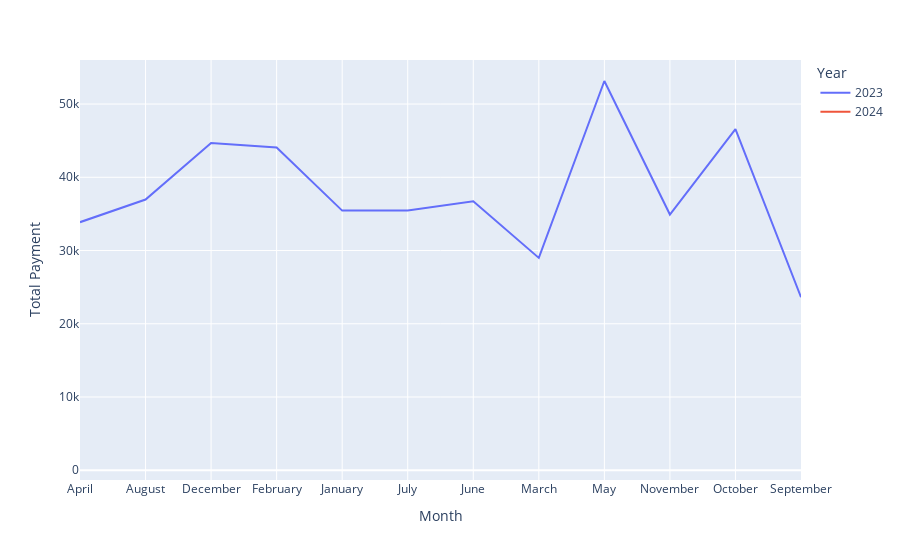

The cell this chart's notebook holds for it:
### Code cell
df4 = df.groupby(['Month', 'Year'])['Total_Payment'].sum().reset_index()
fig = px.line(df4, x='Month', y='Total_Payment', color='Year')
fig.update_xaxes(title='Month')
fig.update_yaxes(title='Total Payment')

### Figure 1 — Plotly figure (JSON) as saved in the notebook; plotly's stock layout.template omitted (floating-point values rounded to 4 significant figures)
{"data": [{"hovertemplate": "Year=2023<br>Month=%{x}<br>Total_Payment=%{y}<extra></extra>", "legendgroup": "2023", "line": {"color": "#636efa", "dash": "solid"}, "marker": {"symbol": "circle"}, "mode": "lines", "name": "2023", "orientation": "v", "showlegend": true, "type": "scatter", "x": ["April", "August", "December", "February", "January", "July", "June", "March", "May", "November", "October", "September"], "xaxis": "x", "y": [33870, 36960, 44690, 44060, 35450, 35465, 36715, 28990, 53150, 34920, 46580, 23620], "yaxis": "y"}, {"hovertemplate": "Year=2024<br>Month=%{x}<br>Total_Payment=%{y}<extra></extra>", "legendgroup": "2024", "line": {"color": "#EF553B", "dash": "solid"}, "marker": {"symbol": "circle"}, "mode": "lines", "name": "2024", "orientation": "v", "showlegend": true, "type": "scatter", "x": ["January"], "xaxis": "x", "y": [1530], "yaxis": "y"}], "layout": {"autosize": true, "legend": {"title": {"text": "Year"}, "tracegroupgap": 0}, "margin": {"t": 60}, "xaxis": {"anchor": "y", "autorange": true, "domain": [0, 1], "range": [0, 11], "title": {"text": "Month"}, "type": "category"}, "yaxis": {"anchor": "x", "autorange": true, "domain": [0, 1], "range": [-1338.0, 56020.0], "title": {"text": "Total Payment"}, "type": "linear"}}}
